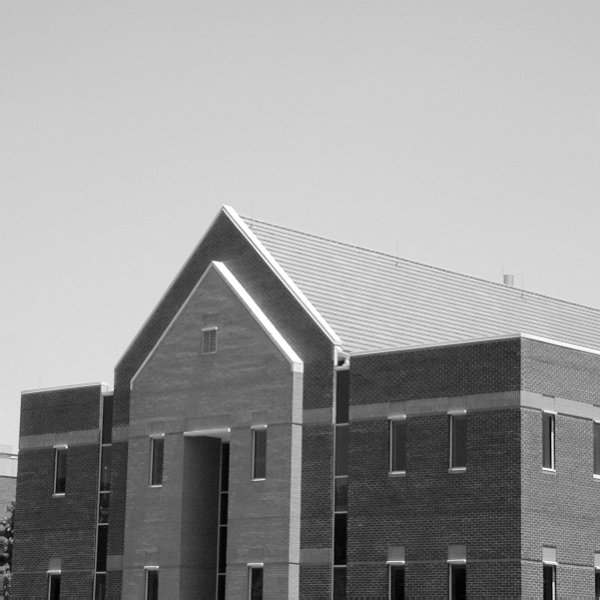
#> input picture imagenes/Casa_grises.jpg, 600 x 600 px
$ jupyter execute Tercera_clase.ipynb
#> lines starting #> are read from the running program, lines starting #| are printed output that depends on the picture; after the words box and inside, x2 and y2 are one past the last pixel; in counts of white or black regions, pixels touching at a corner belong together
# Morfología

Se basa en 2 operaciones básicas:
- Dilatación: Adiciona píxeles en las fronteras de la imagen.
- Erosión: Remueve píxeles de las fronteras de la imagen.

Elemento estructurante:

## Dilatación

Suponiendo que se utiliza una matriz identidad de orden 3 como rejilla (mostrada con bordes resaltados en la imagen), el resultado de aplicar la operación de dilatación en el píxel que se traslapa con el elemento de la rejilla es:

"Si alguno de los píxeles de la rejilla configurados como 1 coincide con al menos uno de la imagen "

Aplicando dilatación a una imagen binarizada, utilizando una estructura generada a partir de una matriz cuadrada de "1" de orden 30.

## Erosión
Suponiendo que se utiliza una matriz identidad de orden 3 como rejilla (mostrada )

[cell 1]
import cv2
import matplotlib.pyplot as plt

# Diferentes técnicas

## Espacio geométrico
1. Lineal
    - Convolución, Fourier, Ondeletas
2. No lineal:
    - Operadores de rango
    - Morfología matemática. Filtrado, conjuntos aleatorios, segmentación de imágenes.
Otros espacios:
- Gramáticas

# Morfología
Técnica de procesamiento y análisis de imágenes establecida en 1965 por George Matheron.

## Caracteristicas:

### Vecindad

### Conexidad
La conezidad tiene marcada importancia en el procesamiento de imágenes y en particular en Morfología matemática

### Arco-conexidad
Un conjunto $A$

# Conteo de objetos

## Procedimiento
1. Convertirla a escala de grises
2. Convertirla a binarizarla
3. Se requiere que los objetos estén en blanco (1) y el fondo en negro (0)
4. Aplicar una técnica para identificar los objetos (depende de la técnica a usar)
5. Obtener el número de objetos.

[cell 2]
ruta = '../imagenes/Casa_grises.jpg'
ima_gray = cv2.imread(ruta, cv2.IMREAD_GRAYSCALE)
#> ima_gray is the input picture: shape (600, 600); min 0, max 255, mean 152.9
# ima_gray = cv2.imread(ruta)
print(ima_gray.shape)
#| (600, 600)
binary = ima_gray < 90
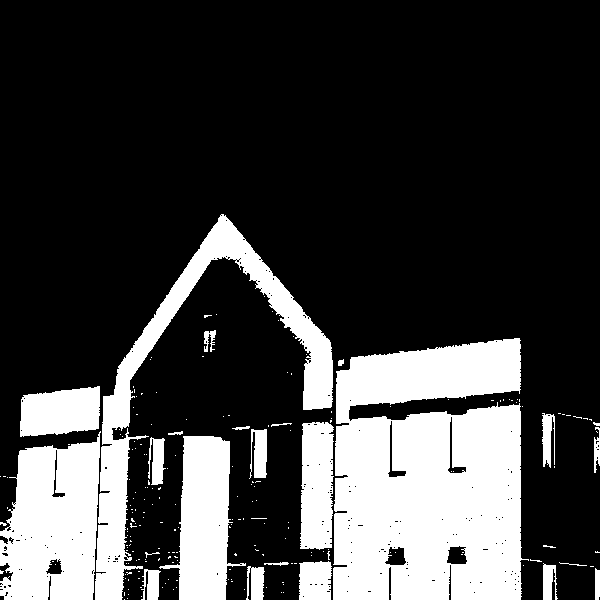
#> binary: shape (600, 600) bool; 25.1% white; 210 white regions (186 under 20 px), largest, box (x1, y1, x2, y2) and area: (333, 338, 529, 600) 42893, (95, 214, 333, 600) 14047, (0, 431, 101, 600) 13057
ima_bin = binary.astype('uint8') * 255
#> ima_bin: shape (600, 600); 25.1% white; 210 white regions (186 under 20 px)
plt.imshow(ima_gray, cmap='gray')
plt.show()
plt.imshow(ima_bin, cmap='gray')
plt.show()

[cell 3]
contar , _ = cv2.findContours(ima_bin, cv2.RETR_EXTERNAL, cv2.CHAIN_APPROX_SIMPLE)
#> contar = 202 contours, 183 with area under 20; largest, box (x1, y1, x2, y2) and area: (333, 338, 529, 600) 43175, (95, 214, 333, 600) 13372, (0, 431, 101, 600) 13102, (159, 436, 246, 600) 7555, (300, 422, 334, 550) 3712
print('Número de objetos:', len(contar))
#| Número de objetos: 202

[cell 4]
num_labels, labels = cv2.connectedComponents(ima_bin)
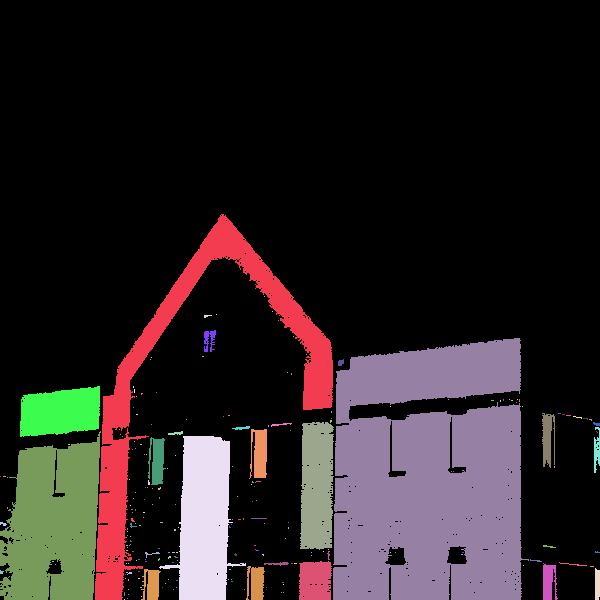
#> labels: shape (600, 600) int32; 211 distinct labels, from 0 to 210; one colour per label, 0 black
#> num_labels = 211
print('Número de objetos:', num_labels - 1)
#| Número de objetos: 210

# Conjunto conexo

## Procedimiento

## Medida de índice de forma
Filtrado de componentes conexas redondas (disco) de acuerdo a un índice de forma.

## Factor de redondez

## Códigos de Freeman (Codificación de contornos)
Se le llama código de Freeman de una curva a la codificación definida $P_0$ (punto inicial) y la sucesión $\{\alpha_i, i = 0, 1, ..., n\}$. Donde

# Función distancia
Sean los píxeles $p, q, z$ de coordenadas. $d$ es una distancia o métrica si:
- g
- f
- h

En la imagen binaria $X$

[cell 5]
img_distancia = cv2.distanceTransform(ima_bin, cv2.DIST_L2, 5)
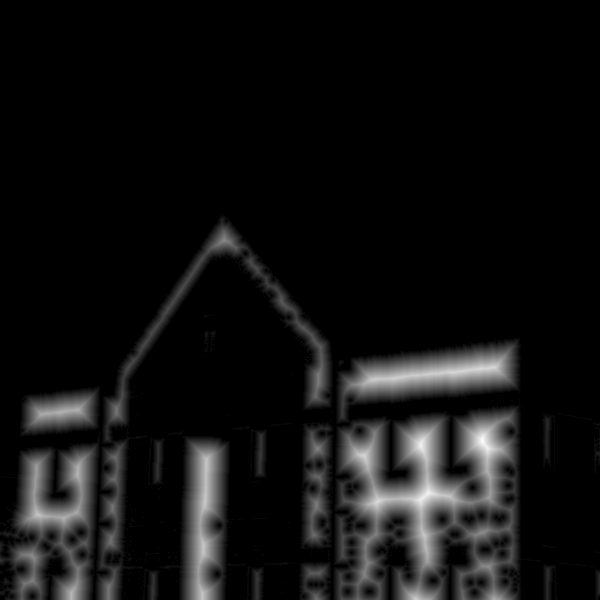
#> img_distancia: shape (600, 600) float32; min 0, max 30.97, mean 2.1; drawn with min black and max white
plt.imshow(img_distancia, cmap='gray')
plt.show()
dist_max = max(img_distancia.flatten())
#> dist_max = 30.97
dist_max * 2
#> Out = 61.94
